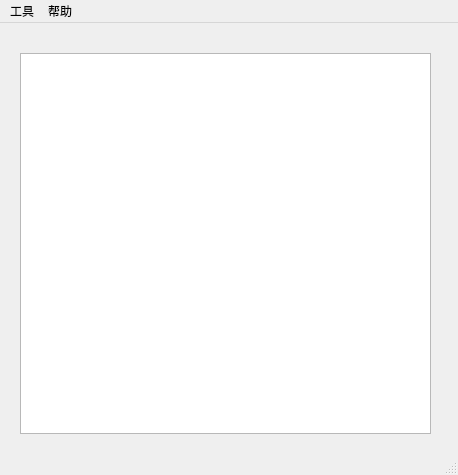
<?xml version="1.0" encoding="UTF-8"?>
<ui version="4.0">
 <class>MainWindow</class>
 <widget class="QMainWindow" name="MainWindow">
  <property name="geometry">
   <rect>
    <x>0</x>
    <y>0</y>
    <width>458</width>
    <height>475</height>
   </rect>
  </property>
  <property name="windowTitle">
   <string>MainWindow</string>
  </property>
  <property name="windowIcon">
   <iconset resource="ScreenTime.qrc">
    <normaloff>:/img/Assets/32.ico</normaloff>:/img/Assets/32.ico</iconset>
  </property>
  <widget class="QWidget" name="centralwidget">
   <widget class="QListView" name="listView">
    <property name="geometry">
     <rect>
      <x>20</x>
      <y>30</y>
      <width>411</width>
      <height>381</height>
     </rect>
    </property>
   </widget>
  </widget>
  <widget class="QMenuBar" name="menubar">
   <property name="geometry">
    <rect>
     <x>0</x>
     <y>0</y>
     <width>458</width>
     <height>24</height>
    </rect>
   </property>
   <widget class="QMenu" name="menu">
    <property name="title">
     <string>工具</string>
    </property>
    <addaction name="action_2"/>
   </widget>
   <widget class="QMenu" name="menu_2">
    <property name="title">
     <string>帮助</string>
    </property>
    <addaction name="action"/>
   </widget>
   <addaction name="menu"/>
   <addaction name="menu_2"/>
  </widget>
  <widget class="QStatusBar" name="statusbar"/>
  <action name="action">
   <property name="text">
    <string>关于</string>
   </property>
  </action>
  <action name="action_2">
   <property name="text">
    <string>查看历史</string>
   </property>
  </action>
 </widget>
 <resources>
  <include location="ScreenTime.qrc"/>
 </resources>
 <connections/>
</ui>
